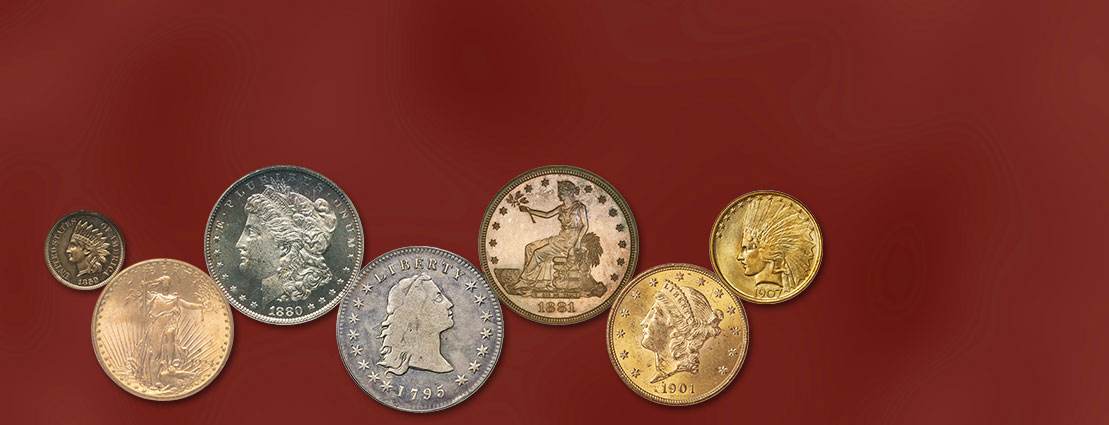
#> input picture coins.jpeg, 1109 x 425 px, found by its file name
$ python 20_hoffman_circle_detection.py
#> lines starting #> are read from the running program, lines starting #| are printed output that depends on the picture; after the words box and inside, x2 and y2 are one past the last pixel; in counts of white or black regions, pixels touching at a corner belong together
# HOFFMAN CIRCLE DETECTION

import cv2 as cv
import numpy as np

src = cv.imread("/Users/krtdnc/Desktop/Miuul/OpenCV/coins.jpeg")
#> src is the input picture: shape (425, 1109, 3); mean B, G, R 47.5, 59.5, 125.8
cv.imshow("coins", src)
cv.waitKey(1)

gray = cv.cvtColor(src, cv.COLOR_BGR2GRAY)
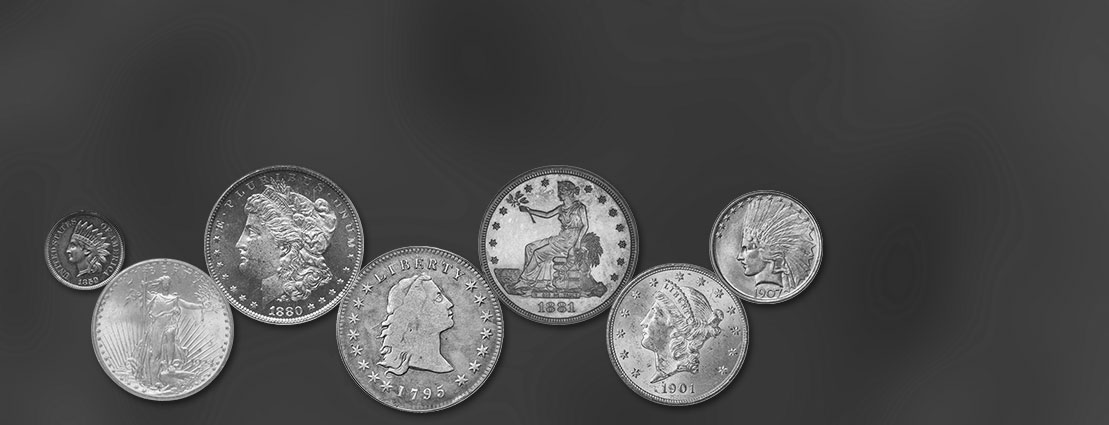
#> gray: shape (425, 1109); min 1, max 255, mean 78

gray = cv.GaussianBlur(gray, (9, 9), 2, 2)
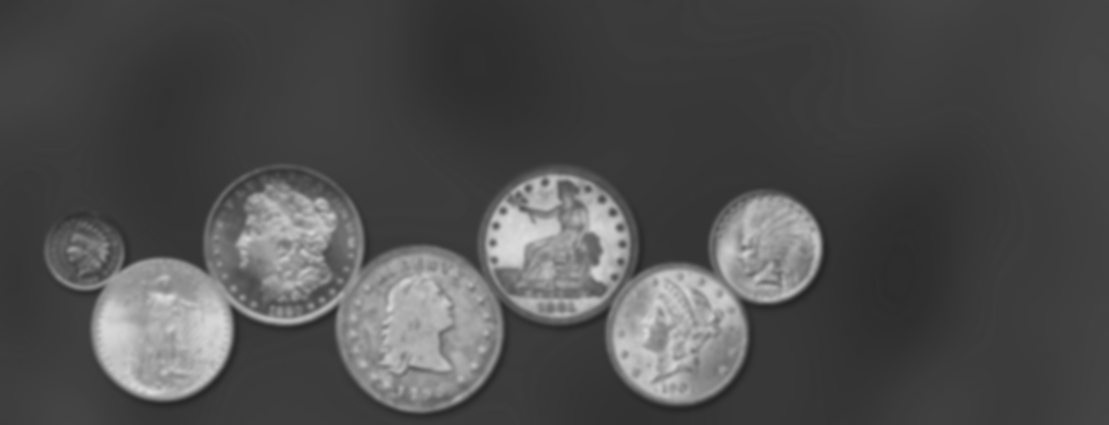
#> gray: shape (425, 1109); min 37, max 220, mean 78

circles = cv.HoughCircles(gray, cv.HOUGH_GRADIENT, dp=1, minDist=10, param1=150, param2=50, minRadius=20, maxRadius=100)
#> circles = [[419.5, 328.5, 83.5], [162.5, 328.5, 70.8], [680.5, 335.5, 66.9], [284.5, 244.5, 79.2], [555.5, 243.5, 69.6], [768.5, 249.5, 52.3], [669.5, 335.5, 64.4]]

for c in circles[0, :]:
    print(c)
    cx, cy, r = c
    cv.circle(src, (int(cx), int(cy)), 2, (0, 255, 0), 2, 8, 0)
    cv.circle(src, (int(cx), int(cy)), int(r), (0, 0, 255), 2, 8, 0)
#> this loop made 7 passes
#| [419.5 328.5  83.5]
#| [162.5 328.5  70.8]
#| [680.5 335.5  66.9]
#| [284.5 244.5  79.2]
#| [555.5 243.5  69.6]
#| [768.5 249.5  52.3]
#| [669.5 335.5  64.4]
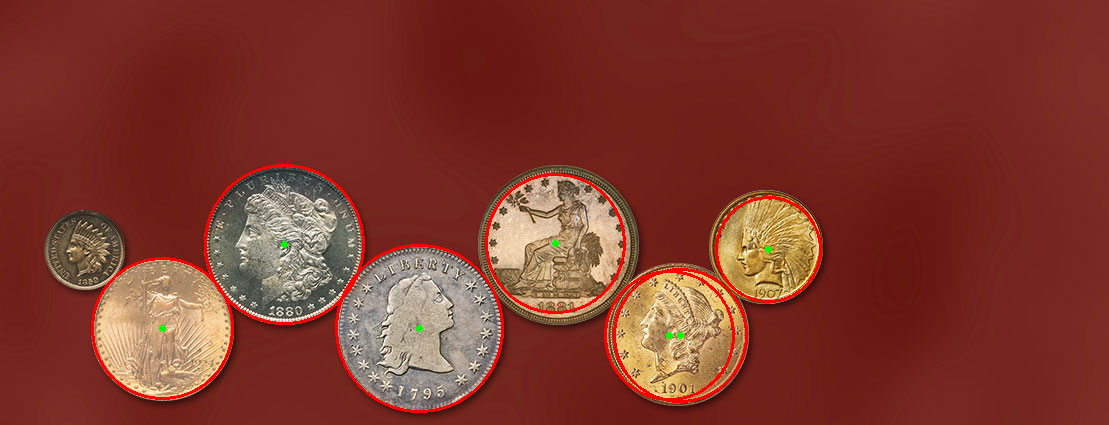
#> src: shape (425, 1109, 3); 1.89% of pixels changed, all inside (x1, y1, x2, y2) = (91, 164, 822, 413)

cv.imshow("hough circle demo", src)
cv.waitKey(1)
